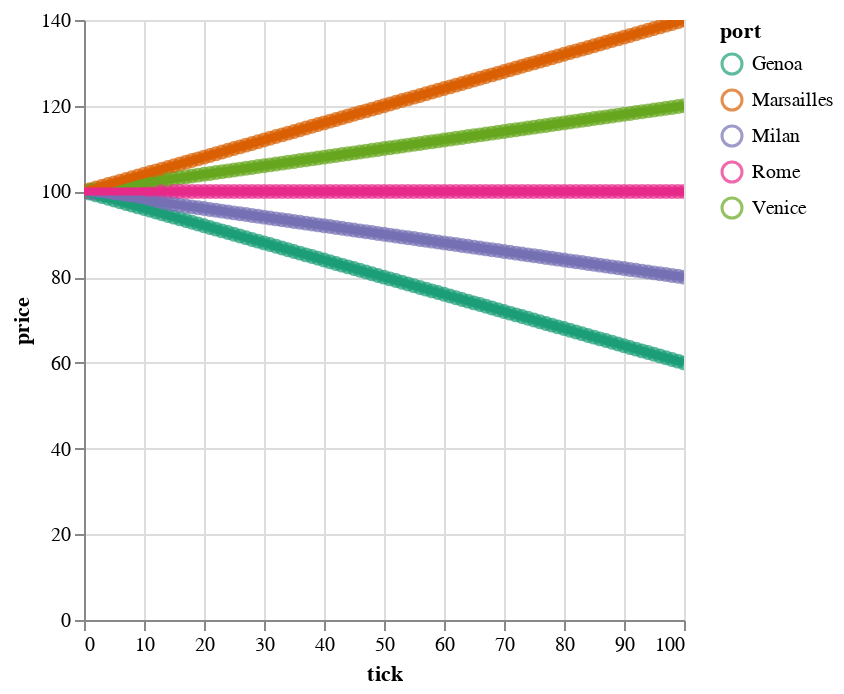

Source (notebook cell):
### Code cell
## Where would prices have been if agents didn't trade?
# x = b._inputFormat( agents = agents, ports=ports, edges= edges, opts=b._opts(ticks=100))
def no_agent_markets(input_format) -> pl.DataFrame:
    input_format['agents'] = []
    no_agent_history = simrs.run(input_format)
    (_, _, no_agent_markets,_) = tabular(no_agent_history)
    return no_agent_markets.select(pl.exclude("pricer"))

plot_prices_by_port(no_agent_markets(x))

### Figure 1 — Vega-Lite specification as saved in the notebook (floating-point values rounded to 4 significant figures; data arrays with more than 128 entries replaced by an {"elided": "..."} marker saying what was removed)
{"config": {"view": {"continuousWidth": 300, "continuousHeight": 300}}, "layer": [{"mark": {"type": "point"}, "encoding": {"color": {"field": "port", "scale": {"scheme": "dark2"}, "type": "ordinal"}, "x": {"field": "tick", "type": "quantitative"}, "y": {"field": "price", "type": "quantitative"}}, "name": "view_5"}, {"mark": {"type": "line", "size": 4}, "encoding": {"color": {"field": "port", "scale": {"scheme": "dark2"}, "type": "ordinal"}, "x": {"field": "tick", "type": "quantitative"}, "y": {"field": "price", "type": "quantitative"}}, "transform": [{"loess": "price", "on": "tick", "bandwidth": 0.5, "groupby": ["port"]}]}], "data": {"name": "data-43defdd2c742de705352e9f5c9dc1118"}, "params": [{"name": "param_7", "select": {"type": "interval", "encodings": ["x", "y"]}, "bind": "scales", "views": ["view_5"]}], "$schema": "https://vega.github.io/schema/vega-lite/v5.8.0.json", "datasets": {"data-43defdd2c742de705352e9f5c9dc1118": {"elided": "505 records"}}}
